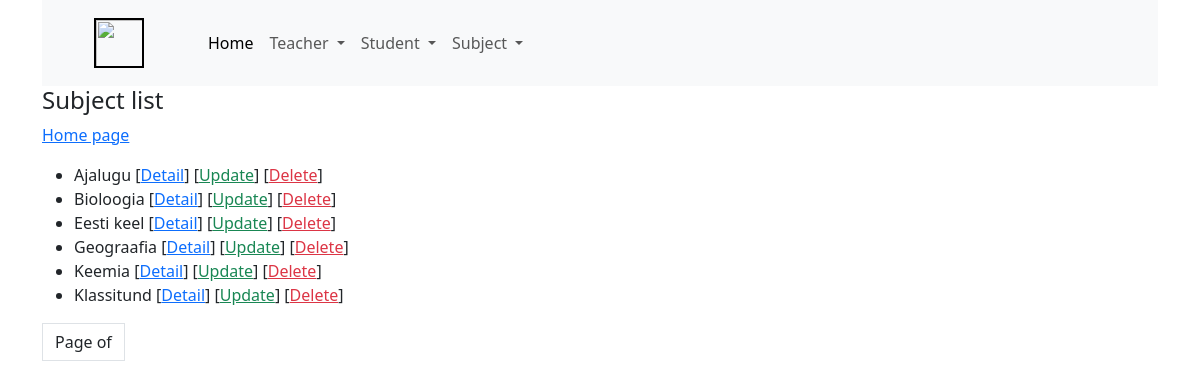
Page /first_app/subject_list/ on the earlier database version.
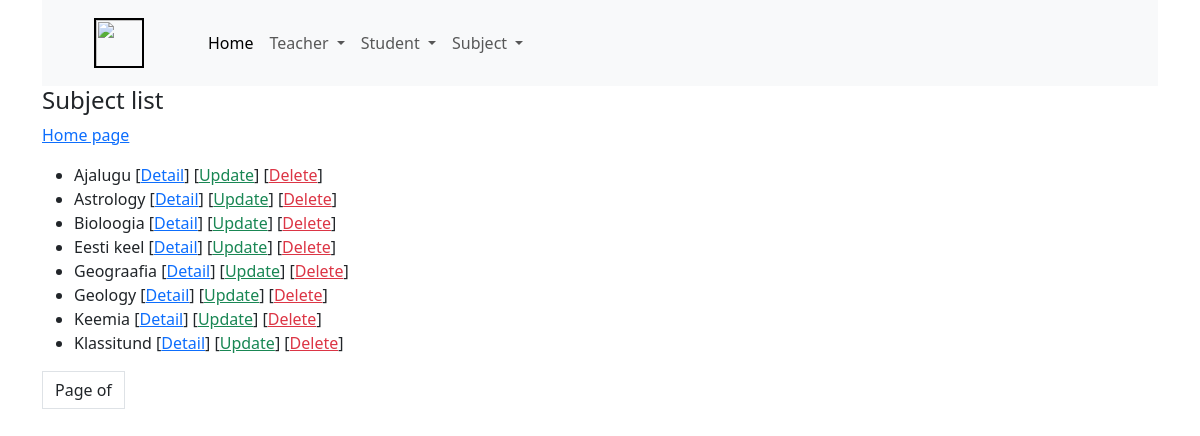
Same page on the later database version.
### first_app/models.py (models this page shows, shortened)
class Subject(models.Model):
    subject = models.CharField(max_length=50)

### first_app/views.py (the view)
# urls.py: path('subject_list/', views.SubjectListView.as_view(), name='subject_list'),
class SubjectListView(ListView):
    model = Subject
    queryset = Subject.objects.order_by('subject')  # Result ordered by name
    context_object_name = 'subject'  # default object_list now teacher

### first_app/templates/first_app/subject_list.html (shortened to what this page needs)
{% extends 'base.html' %}
{% block content %}
	<h4>Subject list</h4>
    <a href="{% url 'first_app:home' %}">Home page</a>
    <ul>
        {% for subject in object_list %}
            <li>
                {{ subject.subject }}
                [<a href="/first_app/subject_detail/{{ subject.id }}">Detail</a>]
                [<a href="/first_app/subject_update/{{ subject.id }}" class="text-success">Update</a>]
                [<a href="/first_app/subject_delete/{{ subject.id }}" class="text-danger" onclick="confirm('are you sure?')">Delete</a>]
            </li>
        {% endfor %}
    </ul>
    <ul class="pagination">
        <li class="page-link text-dark">
            Page {{ page_obj.number }} of {{ page_obj.paginator.num_pages }}
        </li>
  </ul>
{% endblock %}

Differences in the rows shown:
added Subject: subject "Astrology"
added Subject: subject "Geology"
